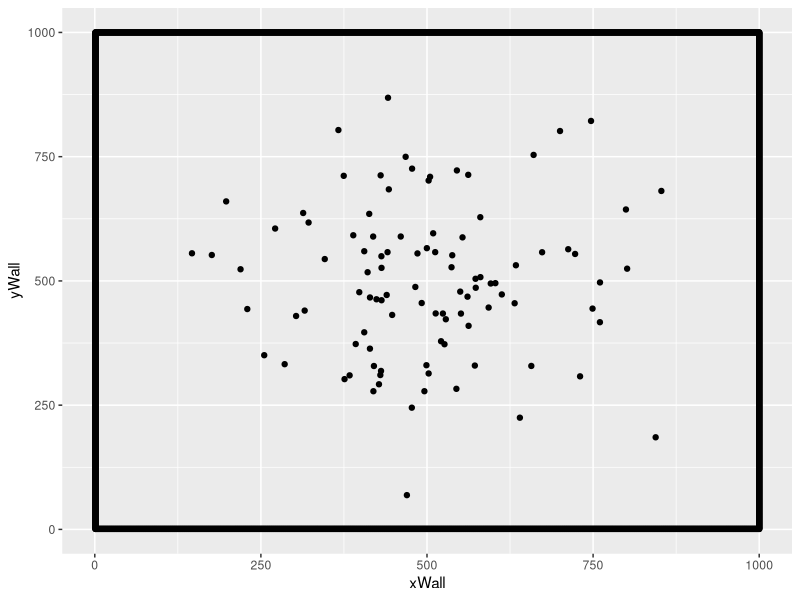
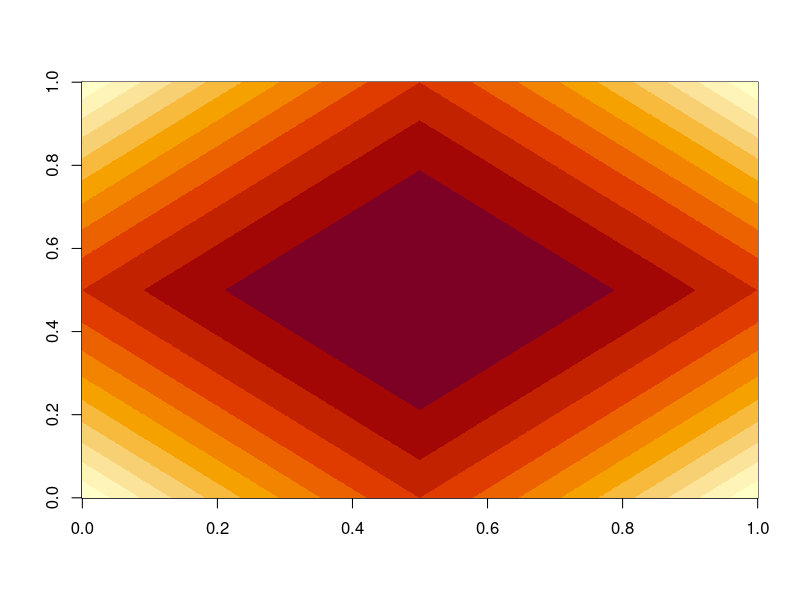
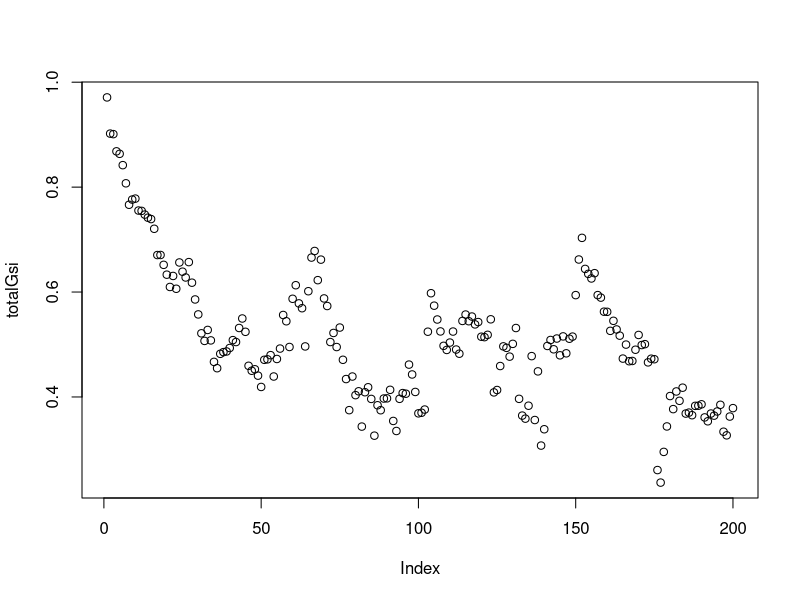
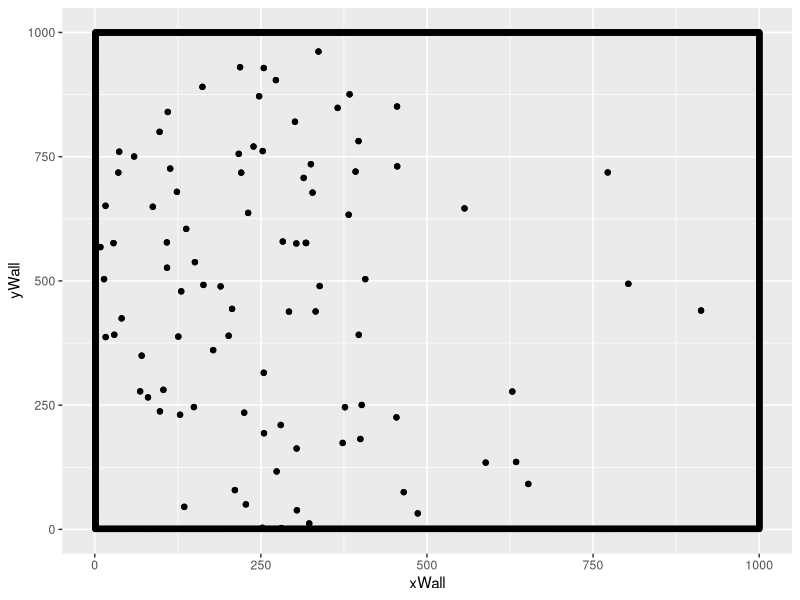

Reproduce these figures in R, in order.

# The following is a 2D variant of the Reynolds Boid model.
# LIBRARIES:
library(ggplot2)

# ARENA PARAMETERS:
# Set if equal height and width
size <- 1000.0

centerCor <- rep(size/2,2)

xVal <- size
yVal <- size

nIndividuals <- 100 
swarmCohesion <- 0.5
swarmAvoidance <- 0.5
baseMovementRate <- 4
densitySensitivity <- 75
spatialDistribution <- 100
thetaDistribution <- 50
step.iterations <- 200

# Create the arena using the arena.data frame.
create.arena <- function(xLength, yLength) {
  xLimit <- xLength 
  yLimit <- yLength
  
  arena.Data <<- data.frame(
    yWall = rep(1,yLimit),
    xWall = c(1:xLimit),
    xNorthWall = c(1:xLimit),
    yNorthWall = rep(yLimit,yLimit)
  )

  # Creating Arena Borders
  arena <- ggplot(data = arena.Data, aes(x=xWall,y=yWall))
  arena <- arena + geom_point() +  ylim(1,yLimit) + xlim(1,xLimit) + geom_point(aes(xNorthWall,yNorthWall)) + geom_point(aes(rep(1,xLimit),c(1:yLimit))) + geom_point(aes(rep(xLimit,xLimit),c(1:yLimit)))

  return(arena)
}
arenaSim <- create.arena(xVal, yVal)

# Initialize the swarm population using mean values.
initialize.swarm <- function(cohesion, avoidance, spatial.distribution.factor, theta.distribution.factor ,coordinateLocation) {
    arena.Data$index <<- c(1:nIndividuals)
    arena.Data$swarm.cohesion <<- rep(swarmCohesion,nIndividuals)
    arena.Data$swarm.avoidance <<- rep(swarmAvoidance,nIndividuals)
    arena.Data$xPosition <<- rep(NA, xVal)
    arena.Data$yPosition <<- rep(NA, yVal)
    arena.Data$theta <<- rep(NA, xVal)
  
  for(var in 1:nIndividuals) {
    arena.Data$xPosition[var] <<- rnorm(1, mean=coordinateLocation[1], sd=spatial.distribution.factor + 50)
    arena.Data$yPosition[var] <<- rnorm(1, mean=coordinateLocation[2], sd=spatial.distribution.factor + 50)
    arena.Data$theta[var] <<- rnorm(1, mean = 180, sd= theta.distribution.factor + 5)
  }
}

# Display the swarm in the 2D arena.
initialize.swarm(swarmCohesion, swarmAvoidance, spatialDistribution, thetaDistribution, centerCor)

# Function that updates the current arena with the swarm's current location.
display.swarm <- function() {
  return(arenaSim + geom_point(aes(arena.Data$xPosition, arena.Data$yPosition)))
}

arenaSim <- display.swarm()
arenaSim


# Function to determine an individual's sensed density value.
determine.density <- function(senseHeight, senseWidth, locationX, locationY) {

  nTotalPositions <- ((senseHeight * senseWidth) * 4)

  startX <- locationX - senseWidth
  # print(paste("Start x: ", startX))

  endX <- locationX + senseWidth
  # print(paste("End x: ", endX))

  startY <- locationY - senseHeight
  endY <- locationY + senseHeight

  numberOfIndividualsPresent <- 0


  count <- 1
  for(indOne in 1:nIndividuals) {

    if((arena.Data$xPosition[count] <= endX) && (arena.Data$xPosition[count] >= startX)) {

      # print(paste("xposition: ", arena.Data$xPosition[count]))

      if((arena.Data$yPosition[count] <= endY) && (arena.Data$yPosition[count] >= startY)) {
        numberOfIndividualsPresent <- numberOfIndividualsPresent + 1
      }
    }

    count <- count + 1
  }

  # print(paste("Number of indviduals in space: ", numberOfIndividualsPresent))
  # print(paste("total positions: ", nTotalPositions))
  finalDensity <- ((numberOfIndividualsPresent / nTotalPositions)  + (numberOfIndividualsPresent/nIndividuals))
  return(finalDensity)

}

# Determines the density value for each agent in the swarm.
find.Neighbors <- function() {
  count <- 1
  for (var in 1:nIndividuals) {
    result <- determine.density(densitySensitivity,densitySensitivity,arena.Data$xPosition[count], arena.Data$yPosition[count])
    # print(result)
    arena.Data$Density[count] <<- result 
    count <- count + 1
  }
}
find.Neighbors()

densityTotal <- 0
tempDensityArray <- c()

for(var in 1:nIndividuals) {
  densityTotal <- densityTotal + arena.Data$Density[var] 
  tempDensityArray[var] <- arena.Data$Density[var] 
}

meanDensity <- (densityTotal / nIndividuals) 
sdDensity <- (sd(tempDensityArray)) 

# Function used to determine how far from the mean an individuals density score is.
sdDistance <- function(value, mean, sd) {
  temp <- abs(mean - value) %/% sd
  return(temp)
}

# Assign individual density values.
determine.density.distance <- function(mean, sd) {
 for (var in 1:nIndividuals){
   arena.Data$DensityDistance[var] <<- sdDistance(arena.Data$Density[var], mean, sd)
 }
}

determine.density.distance(meanDensity, sdDensity)

# Function for converting degrees to radians, used in computing the new X,Y coor for each agent.
degreeToRadians <- function(angle) {
  return(pi * angle / 180);
} 



# HEATMAP GENERATION
# Assign a value to a location given how far away it is from a given center point. The farther the smaller the value.
assign.location.value <- function(center, currentLocation, distribution.type) {
  rowDiff <- abs(center[1] - currentLocation[1])
  columnDiff <- abs(center[2] - currentLocation[2])
  totalDifference <- rowDiff + columnDiff
  scaledDifference <- 1 - (distribution.type(totalDifference)/distribution.type(center[1] * 2))
  return(scaledDifference)
}
# Distribution of values around the center of the arena.
value.distribution <- function(x) {
  return(x^2)
}
# Generate heat map 
create.heatmap <- function(arena.length, arena.width) {
  centerArena <- c(arena.length/2, arena.width/2)
  arena.heat.map <- matrix(nrow = arena.length, ncol = arena.width)
  for(i in 1:arena.length) {
    for(j in 1:arena.width) {
      currentIndex <- c(i,j)
      arena.heat.map[i,j] <- assign.location.value(centerArena, currentIndex, value.distribution)
    }
  }
  return(arena.heat.map)
}
heat.map <- create.heatmap(xVal,yVal)

# Visualize the heat map
image(heat.map)



# GSI: group stability index
compute.cart.distance  <- function(x1,x2,y1,y2) {
  return(sqrt(((x1-x2)^2) + ((y1-y2)^2)) )
}


calculate.group.distance <- function() {

  groupedDistance <- 0

  for(var in 1:nIndividuals) {
    for(varTwo in 1:nIndividuals) {

       dist <- compute.cart.distance(arena.Data$xPosition[var], arena.Data$xPosition[varTwo], arena.Data$yPosition[var], arena.Data$yPosition[varTwo])

       groupedDistance <- groupedDistance + dist
    }
  }

  return(groupedDistance)
}

calculate.gsi <- function(groupedDistancePrev, groupedDistanceNext) {

  finalGsi <- 1 - (((abs(groupedDistancePrev - groupedDistanceNext)) / 4 ) / (nIndividuals*(nIndividuals-1)/2))

  return(finalGsi)
}




# Computes the next x,y coor for var individual in the swarm based on its density reading.
compute.nextPos <- function(var, simulation) {

  if (simulation == "reynoldsOriginal") {

     if ((arena.Data$DensityDistance[var]) == 0) {
        movementRate <- baseMovementRate/3
    } else if (arena.Data$DensityDistance[var] == 1) {
        movementRate <- baseMovementRate
    } else if (arena.Data$DensityDistance[var] == 2) {
        movementRate <- baseMovementRate + 2
    } else { 
        movementRate <- baseMovementRate + 4
    }
     
    newX = arena.Data$xPosition[var] + (movementRate * cos(degreeToRadians(arena.Data$theta[var])))
    newY = arena.Data$yPosition[var] + (movementRate * sin(degreeToRadians(arena.Data$theta[var])))


    ## Collision with walls
    if((newX >= size) || (newX <= 0)) {
      arena.Data$theta[var] <<- abs(180 - arena.Data$theta[var]) 
      newX = arena.Data$xPosition[var] + (movementRate * cos(degreeToRadians(arena.Data$theta[var])))
    } else {
      newX = arena.Data$xPosition[var] + (movementRate * cos(degreeToRadians(arena.Data$theta[var])))
    } 
  
    if((newY >= size) || (newY <= 0)) {
      arena.Data$theta[var] <<- abs(180 - arena.Data$theta[var]) 
      newY = arena.Data$yPosition[var] + (movementRate * sin(degreeToRadians(arena.Data$theta[var])))
    } else {
      newY = arena.Data$yPosition[var] + (movementRate * sin(degreeToRadians(arena.Data$theta[var])))
    }    

    nextPos <- c(newX, newY)


  } else if (simulation == "reynoldsAsocial") {

    xloc <- arena.Data$xPosition[var]
    ylox <- arena.Data$yPosition[var]

    # Distance from center of the arena determines movement rate.
    distCenter <-  compute.cart.distance(arena.Data$xPosition[var], size/2, arena.Data$yPosition[var], size/2)

    if (distCenter < size/4) {
        movementRate <- baseMovementRate/3
    } else if (distCenter > size/4 && distCenter < size/3) {
        movementRate <- baseMovementRate
    } else if (distCenter > size/3 && distCenter < size/2) {
        movementRate <- baseMovementRate + 2
    } else {
        movementRate <- baseMovementRate + 6
    }
     
    newX = arena.Data$xPosition[var] + (movementRate * cos(degreeToRadians(arena.Data$theta[var])))
    newY = arena.Data$yPosition[var] + (movementRate * sin(degreeToRadians(arena.Data$theta[var])))


    ## Collision with walls
    if((newX >= size) || (newX <= 0)) {
      arena.Data$theta[var] <<- abs(180 - arena.Data$theta[var]) 
      newX = arena.Data$xPosition[var] + (movementRate * cos(degreeToRadians(arena.Data$theta[var])))
    } else {
      newX = arena.Data$xPosition[var] + (movementRate * cos(degreeToRadians(arena.Data$theta[var])))
    } 
    ## Collision with walls
    if((newY >= size) || (newY <= 0)) {
      arena.Data$theta[var] <<- abs(180 - arena.Data$theta[var]) 
      newY = arena.Data$yPosition[var] + (movementRate * sin(degreeToRadians(arena.Data$theta[var])))
    } else {
      newY = arena.Data$yPosition[var] + (movementRate * sin(degreeToRadians(arena.Data$theta[var])))
    }    

    nextPos <- c(newX, newY)

    #default to the original Reynolds model
  } 

  return(nextPos)

}


 
# moves each agent in the swarm a fixed distance in a direction based on its theta.
step.swarm <- function(typeSimulation) {

  previousDistTotal <- calculate.group.distance()
  
  for (ind in 1:nIndividuals) {
    # Computes tehe next x,y position for the current individual.

    result <- compute.nextPos(ind, typeSimulation) 
    arena.Data$xPosition[ind] <<- result[1]
    arena.Data$yPosition[ind] <<- result[2]
  }

  nextDistTotal <- calculate.group.distance()

  # Recalculate the sensed denisty value for each agent.
  find.Neighbors()

  # Process density data.
  densityTotal <- 0
  tempDensityArray <- c()

  for(var in 1:nIndividuals) {
    densityTotal <- densityTotal + arena.Data$Density[var] 
    tempDensityArray[var] <- arena.Data$Density[var] 
  }

  meanDensity <- (densityTotal / nIndividuals) 
  sdDensity <- (sd(tempDensityArray)) 
  
  # Assign a density distance to each individual.
  determine.density.distance(meanDensity, sdDensity)

  return(calculate.gsi(previousDistTotal, nextDistTotal))
}


# runs the simulation provided what time of reynolds model you want to run.
run.simulation <- function(typeSim) {
  gsiLog <- c()

  for(run in 1:step.iterations) {
    gsiLog[run] <- step.swarm(typeSim)
  }

  return(gsiLog)
}

totalGsi <- run.simulation("reynoldsOriginal")

plot(totalGsi)

# Display the swarm after running simulation.
arenaSim <- display.swarm()
arenaSim
